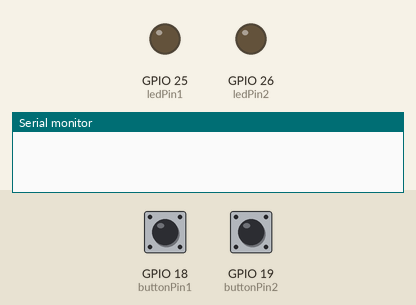
Simulated run of this sketch. Board: ESP32. Parts: output pins drawn as LEDs (lit = HIGH), the last lines printed to the serial monitor. The inputs (shaded band) are chosen by the test bench; at power-on: GPIO 18 (buttonPin1) HIGH, GPIO 19 (buttonPin2) HIGH.

Above: at 1.2 s.
1.3 s: GPIO 18 (buttonPin1) pulled LOW for 0.15 s
At 1.7 s:
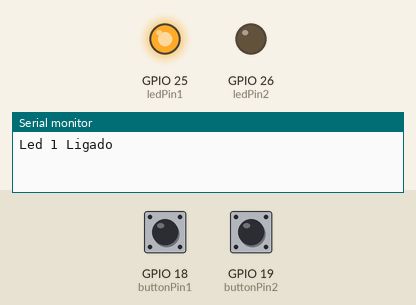
2.9 s: GPIO 19 (buttonPin2) pulled LOW for 0.15 s
At 4.1 s:
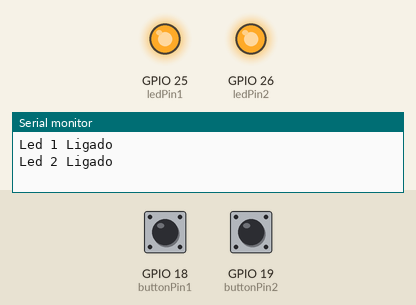
4.5 s: GPIO 18 (buttonPin1) pulled LOW for 1 s
At 5.3 s:
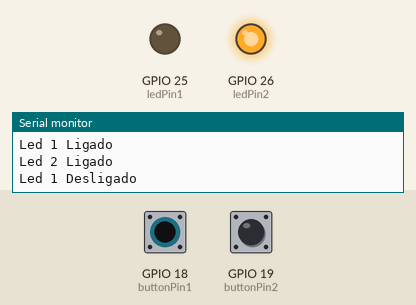
7.0 s: GPIO 18 (buttonPin1) pulled LOW for 3.2 s
At 8.4 s:
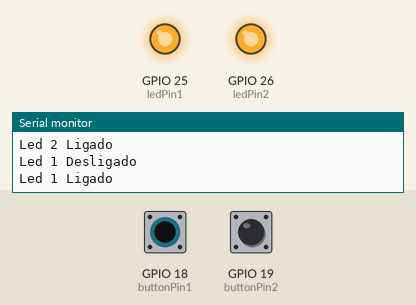
11.7 s: GPIO 19 (buttonPin2) pulled LOW for 1 s
At 12.0 s:
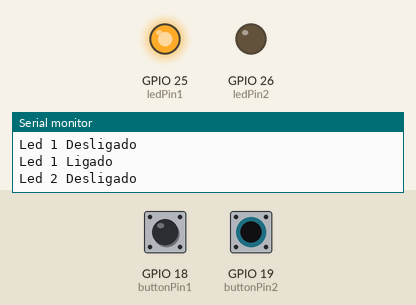
Timing chart, 0 to 14.7 s (numbered marks = the images above; inputs shaded):
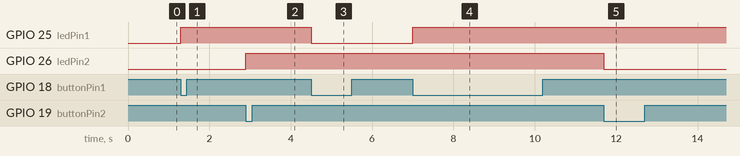

The sketch:

Two_Button_On_Off.ino
```cpp
// Definição dos pinos
const int buttonPin1 = 18; // Pino do botão 1
const int buttonPin2 = 19; // Pino do botão 2

const int ledPin1 = 25;   // Pino do LED 1
const int ledPin2 = 26;   // Pino do LED 2

// Variáveis de estado
bool ledState1 = false;   // Estado inicial do LED 1
bool lastButtonState1 = HIGH; // Estado anterior do botão 1
bool buttonState1;        // Estado atual do botão 1

bool ledState2 = false;   // Estado inicial do LED 2
bool lastButtonState2 = HIGH; // Estado anterior do botão 2
bool buttonState2;        // Estado atual do botão 2

void setup() {
  Serial.begin(9600);
  // Configura o pino do botão 1 como entrada
  pinMode(buttonPin1, INPUT);
  // Configura o pino do LED 1 como saída
  pinMode(ledPin1, OUTPUT);
  // Configura o pino do botão 2 como entrada
  pinMode(buttonPin2, INPUT);
  // Configura o pino do LED 2 como saída
  pinMode(ledPin2, OUTPUT);
}

void loop() {
  // Lê o estado atual do botão
  buttonState1 = digitalRead(buttonPin1);
  buttonState2 = digitalRead(buttonPin2);

  // Verifica se o botão 1 foi pressionado
  if (buttonState1 == LOW && lastButtonState1 == HIGH) {
    // Inverte o estado do LED 1
    ledState1 = !ledState1;
    // Atualiza o estado do LED 1 caso ledState seja verdadeio ou falso usando o
    // operador condicional ternário (variavel/função que retorne true ou false ? HIGH : FALSE)  para determinar o valor a ser escrito no pino do LED
    digitalWrite(ledPin1, ledState1 ? HIGH : LOW);
    ledState1 ? Funcao1Butao1() : Funcao2Butao1();
  }
  // Salva o estado atual do botão 1 para a próxima iteração
  lastButtonState1 = buttonState1;

  // Verifica se o botão 2 foi pressionado
  if (buttonState2 == LOW && lastButtonState2 == HIGH) {
    // Inverte o estado do LED 2
    ledState2 = !ledState2;
    // Atualiza o estado do LED 2 caso ledState seja verdadeio ou falso usando o
    // operador condicional ternário (variavel/função que retorne true ou false ? HIGH : FALSE)  para determinar o valor a ser escrito no pino do LED
    digitalWrite(ledPin2, ledState2 ? HIGH : LOW);
    ledState2 ? Funcao1Butao2() : Funcao2Butao2();
  }
  // Salva o estado atual do botão 2 para a próxima iteração
  lastButtonState2 = buttonState2;
}

void Funcao1Butao1()
{
  //Codigo que executa a função 1 do botão 1
  Serial.println("Led 1 Ligado");
}

void Funcao2Butao1()
{
  //Codigo que executa a função 2 do botão 1
  Serial.println("Led 1 Desligado");
}
void Funcao1Butao2()
{
  //Codigo que executa a função 1 do botão 2
  Serial.println("Led 2 Ligado");
}

void Funcao2Butao2()
{
  //Codigo que executa a função 2 do botão 2
  Serial.println("Led 2 Desligado");
}
```

Measured:
- after the input at 1.3 s, GPIO 25 (ledPin1): LOW → HIGH at once
- after the input at 2.9 s, GPIO 26 (ledPin2): LOW → HIGH at once
- after the input at 4.5 s, GPIO 25 (ledPin1): HIGH → LOW at once
- after the input at 7.0 s, GPIO 25 (ledPin1): LOW → HIGH at once
- after the input at 11.7 s, GPIO 26 (ledPin2): HIGH → LOW at once
